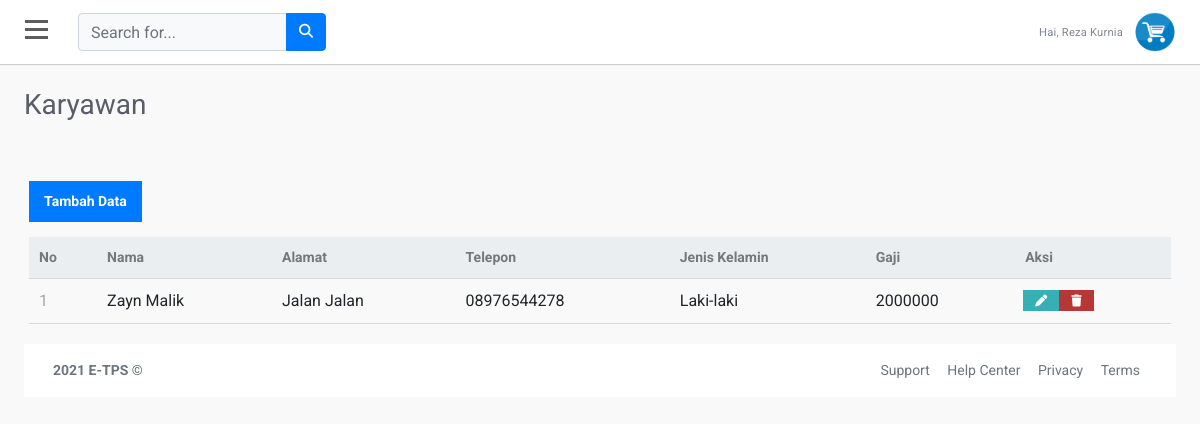
Screenshot of /dashboard/menukaryawan.php (signed in) with the database file from the repository.
### tables this page shows
CREATE TABLE `user` (
  `id` int(11) NOT NULL,
  `nama` varchar(100) NOT NULL,
  `email` varchar(100) NOT NULL,
  `username` varchar(100) NOT NULL,
  `password` varchar(50) NOT NULL,
  `hakakses` varchar(100) NOT NULL
);

CREATE TABLE `karyawan` (
  `id` int(11) NOT NULL,
  `nama` varchar(255) NOT NULL,
  `alamat` varchar(255) NOT NULL,
  `jeniskelamin` varchar(255) NOT NULL,
  `gaji` varchar(255) NOT NULL,
  `telepon` varchar(255) NOT NULL
);

### dashboard/menukaryawan.php (the view, shortened to what this page needs)
<?php
include('../koneksi.php');
?>
<!doctype html>
<html lang="en">
<head>
    <link rel="stylesheet" href="https://stackpath.bootstrapcdn.com/bootstrap/4.1.3/css/bootstrap.min.css">
    <link rel="stylesheet" href="https://use.fontawesome.com/releases/v5.7.2/css/all.css">
    <link rel="stylesheet" href="https://cdnjs.cloudflare.com/ajax/libs/font-awesome/4.7.0/css/font-awesome.min.css">
    <link href="//netdna.bootstrapcdn.com/font-awesome/3.2.1/css/font-awesome.css" rel="stylesheet">
    <link rel="stylesheet" href="font/font/flaticon.css">
    <link rel="stylesheet" type="text/css" href="../asset/style.css">
    <link rel="stylesheet" type="text/css" href="../asset/tabeladmin.css">
</head>
<body>
    <div id="wrapper">
        <div id="page-content-wrapper">
            <div id="content">
                <div class="container-fluid p-0 px-lg-0 px-md-0">
                    <nav class="navbar navbar-expand navbar-light my-navbar">
                        <div type="button" id="bar" class="nav-icon1 hamburger animated fadeInLeft is-closed" data-toggle="offcanvas">
                            <span></span>
                            <span></span>
                            <span></span>
                        </div>
                        <form class="d-none d-sm-inline-block form-inline navbar-search">
                            <div class="input-group">
                                <input type="text" class="form-control bg-light " placeholder="Search for..." aria-label="Search">
                                <div class="input-group-append">
                                    <button class="btn btn-primary" type="button">
                                        <i class="fas fa-search fa-sm"></i>
                                    </button>
                                </div>
                            </div>
                        </form>
                        <ul class="navbar-nav ml-auto">
                            <?php
                            $tampilPeg    = mysqli_query($koneksi, "SELECT * FROM user WHERE username='$_SESSION[username]'");
                            $peg    = mysqli_fetch_array($tampilPeg);
                            ?>
                            <li class="nav-item dropdown">
                                <a class="nav-link dropdown-toggle" href="#" id="userDropdown" role="button" data-toggle="dropdown">
                                    <span class="mr-2 d-none d-lg-inline text-gray-600 small">Hai, <?= $peg['nama'] ?></span>
                                    <img class="img-profile rounded-circle" src="../img/logo.png">
                                </a>
                            </li>
                        </ul>
                    </nav>
                    <div class="container-fluid px-lg-4">
                        <div class="row">
                            <div class="col-md-12 mt-lg-4 mt-4">
                                <div class="d-sm-flex align-items-center justify-content-between mb-4">
                                    <h1 class="h3 mb-0 text-gray-800">Karyawan</h1>
                                </div>
                            </div>
                            <div class="content read">
                                <a href="aksi/tambahkaryawan.php" class="create-contact">Tambah Data</a>
                                <table>
                                    <thead>
                                        <tr>
                                            <td>No</td>
                                            <td>Nama</td>
                                            <td>Alamat</td>
                                            <td>Telepon</td>
                                            <td>Jenis Kelamin</td>
                                            <td>Gaji</td>
                                            <td>Aksi</td>
                                        </tr>
                                    </thead>
                                    <tbody>
                                        <?php
                                        $query = "SELECT * FROM karyawan ORDER BY id ASC";
                                        $result = mysqli_query($koneksi, $query);
                                        $no = 1;
                                        while ($row = mysqli_fetch_assoc($result)) {
                                        ?>
                                            <tr>
                                                <td><?php echo $no; ?></td>
                                                <td><?php echo $row['nama']; ?></td>
                                                <td><?php echo $row['alamat']; ?></td>
                                                <td><?php echo $row['telepon']; ?></td>
                                                <td><?php echo $row['jeniskelamin']; ?></td>
                                                <td><?php echo $row['gaji']; ?></td>
                                                <td class="actions">
                                                    <a href="aksi/editkaryawan.php?id=<?php echo $row['id']; ?>" class="edit" style="float: left;"><i class="fas fa-pen fa-xs"></i></a>
                                                    <a href="proses/proseshapuskaryawan.php?id=<?php echo $row['id']; ?>" class="trash" style="float: left;"><i class="fas fa-trash fa-xs"></i></a>
                                                </td>
                                            </tr>
                                        <?php
                                            $no++;
                                        }
                                        ?>
                                    </tbody>
                                </table>
                            </div>
                        </div>
                        <footer class="footer">
                            <div class="container-fluid">
                                <div class="row text-muted">
                                    <div class="col-6 text-left">
                                        <p class="mb-0">
                                            <a href="index.html" class="text-muted"><strong>2021 E-TPS </strong></a> &copy
                                        </p>
                                    </div>
                                    <div class="col-6 text-right">
                                        <ul class="list-inline">
                                            <li class="footer-item">
                                                <a class="text-muted" href="#">Support</a>
                                            </li>
                                            <li class="footer-item">
                                                <a class="text-muted" href="#">Help Center</a>
                                            </li>
                                            <li class="footer-item">
                                                <a class="text-muted" href="#">Privacy</a>
                                            </li>
                                            <li class="footer-item">
                                                <a class="text-muted" href="#">Terms</a>
                                            </li>
                                        </ul>
                                    </div>
                                </div>
                            </div>
                        </footer>
                    </div>
                </div>
            </div>
</body>
</html>

### asset/style.css (style rules this page uses)
body { position: relative; overflow-x:hidden; background: #f7f7fc; font-family: 'Roboto', sans-serif; }
body, html { height: 100%; }
.navbar-nav > li > a ,.submenu-box ul li a { color:rgb(255, 255, 255)!important; text-transform: capitalize; font-size: 14px; padding:10px 10px 10px 20px!important; display: block; font-weight: 400; position: relative; z-index: 2; font-family: 'Roboto', sans-serif; letter-spacing: .2px; }
.navbar-nav li { display:block!important; margin:2px 0px; }
.nav-item .nav-link { display:block; color:white!important; text-transform:capitalize; text-decoration: none; padding:6px 10px; transition:0.4s ease; }
#page-content-wrapper { width: 100%; transition: all 0.5s ease; }
.nav-icon1 { z-index: 999; position:relative; display: block; width:23px; margin:0px 30px 0px 25px; cursor:pointer; height: 25px; }
.nav-icon1 span { position:absolute; top:0; width:100%; height:3px; cursor:pointer; background-color:#5d5d5d; left:0; transform:rotate(0deg); transition:.30s ease-in-out; }
.nav-icon1 span:nth-of-type(1) { top:0; }
.nav-icon1 span:nth-of-type(2) { top:8px; }
.nav-icon1 span:nth-of-type(3) { top:16px; }
.my-navbar { padding:0px; background-color:white; box-shadow: 0 1px 1px 0 rgba(0,0,0,.16); }
.text-gray-600 { color: #858796!important; }
.nav-link .img-profile { height:40px; width:40px; }
.dropdown, .dropleft, .dropright, .dropup { position: relative; }
.text-gray-800 { color: #5a5c69!important; font-size: 1.75rem; font-weight: 400; line-height: 1.2; }
footer.footer { padding: 1rem .875rem; direction: ltr; background: #fff; }
footer.footer ul { margin:0px; list-style:none; }
.footer ul li { display:inline-block; margin:0px 7px; }
.text-muted { color: #6c757d!important; font-size:14px; }

### asset/tabeladmin.css (style rules this page uses)
body { background: #f9f9f9; font-family: "Roboto", sans-serif; }

### dashboard/menukaryawan.php (style rules this page uses)
.content { width: 100%; margin: 20px; }
.read .create-contact { display: inline-block; text-decoration: none; background-color: #007bff; font-weight: bold; font-size: 14px; color: #FFFFFF; padding: 10px 15px; margin: 15px 0; }
.read table { width: 100%; padding-top: 30px; border-collapse: collapse; }
.read table thead { background-color: #ebeef1; border-bottom: 1px solid #d3dae0; }
.read table thead td { padding: 10px; font-weight: bold; color: #767779; font-size: 14px; }
.read table tbody tr { border-bottom: 1px solid #d3dae0; }
.read table tbody tr td { padding: 10px; }
.read table tbody tr td:nth-child(1) { color: #a5a7a9; }
.read table tbody tr td.actions { padding: 8px; text-align: right; }
.read table tbody tr td.actions .edit, .read table tbody tr td.actions .trash { display: inline-flex; text-align: right; text-decoration: none; color: #FFFFFF; padding: 10px 12px; }
.read table tbody tr td.actions .trash { background-color: #b73737; }
.read table tbody tr td.actions .edit { background-color: #37afb7; }

### rows the page displays
user: nama "Reza Kurnia"
karyawan: nama "Zayn Malik", alamat "Jalan Jalan", telepon "08976544278", jeniskelamin "Laki-laki", gaji "2000000"
